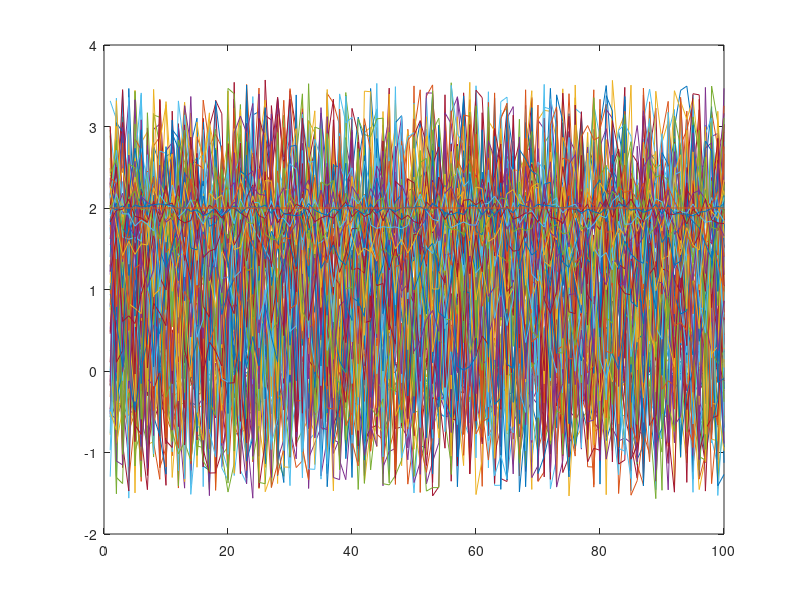
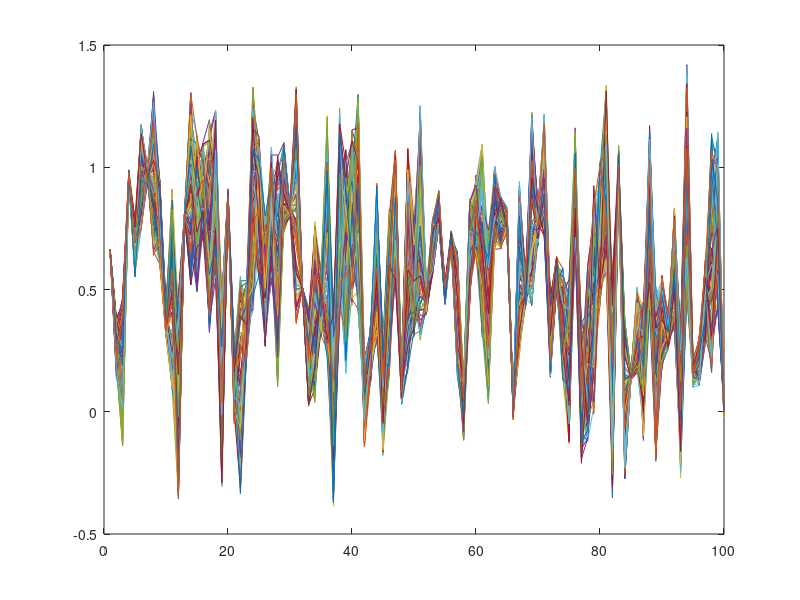
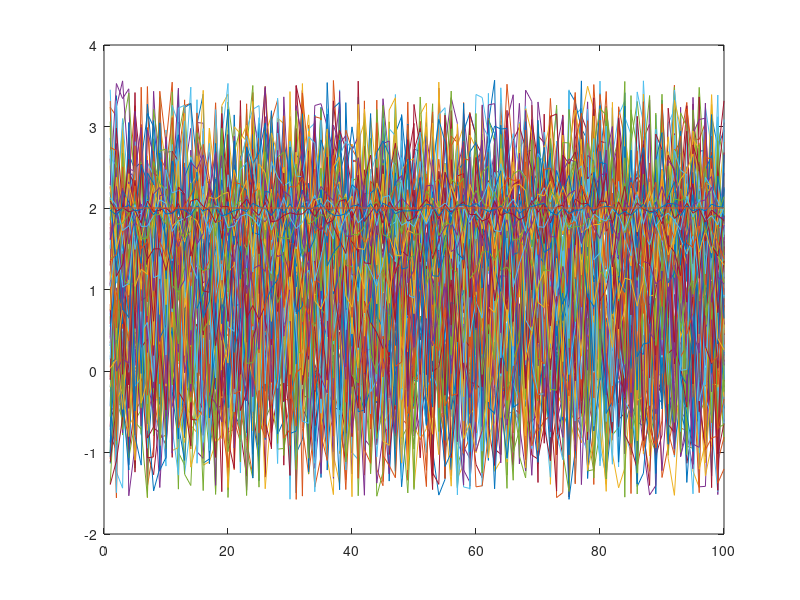
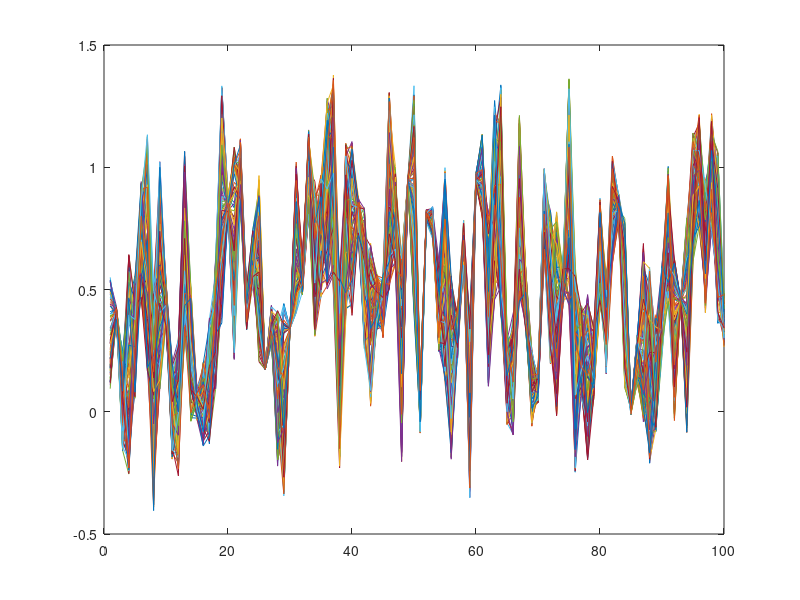

Write the MATLAB code that produced these figures, in order.
function a = ASP_Part_1_2()
a = rp1(100,100)
assignin('base', 'a', a)
plot(a) % Do mean() and std()
figure;
b = rp2(100,100)
assignin('base', 'b', b)
plot(b)
figure;
c = rp3(100,100)
assignin('base', 'c', c)
plot(c)

a = rp1(100,100)
assignin('base', 'a', a)
plot(a) % Do mean() and std()
figure;
b = rp2(100,100)
assignin('base', 'b', b)
plot(b)
figure;
c = rp3(100,100)
assignin('base', 'c', c)
plot(c)


M = 4;
N = 1000;
a = rp1(M,N)
assignin('base', 'a', a)
plot(a)
figure;
b = rp2(M,N)
assignin('base', 'b', b)
plot(b)
figure;
c = rp3(M,N)
assignin('base', 'c', c)
plot(c.')
end

function v=rp1(M,N)
a=0.02;
b=5;
Mc=ones(M,1)*b*sin((1:N)*pi/N);
Ac=a*ones(M,1)*[1:N];
v=(rand(M,N)-0.5).*Mc+Ac;
end

function v=rp2(M,N)
Ar=rand(M,1)*ones(1,N);
Mr=rand(M,1)*ones(1,N);
v=(rand(M,N)-0.5).*Mr+Ar;
end

function v=rp3(M,N)
a=0.5;
m=3;
v=(rand(M,N)-0.5)*m + a;
end

% function ASP_Part_1_2_given_funcs()
% rp1(100,100)

% end